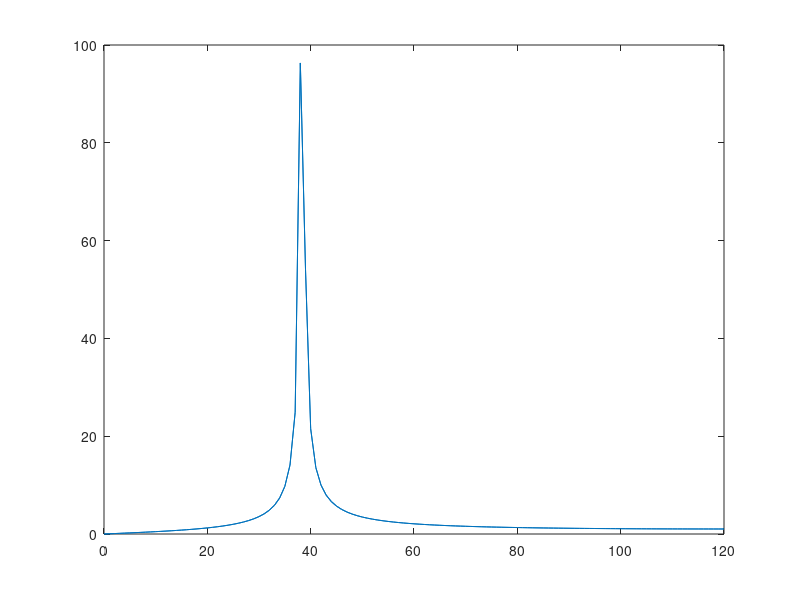
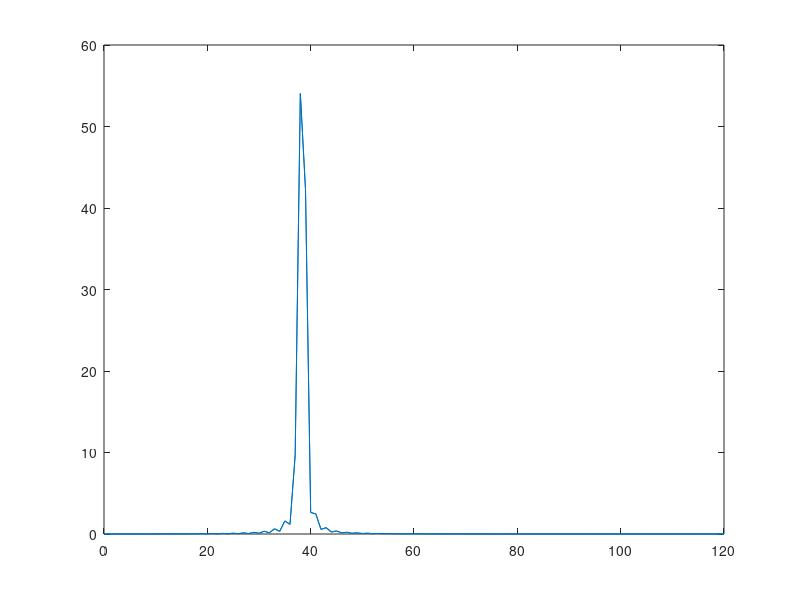
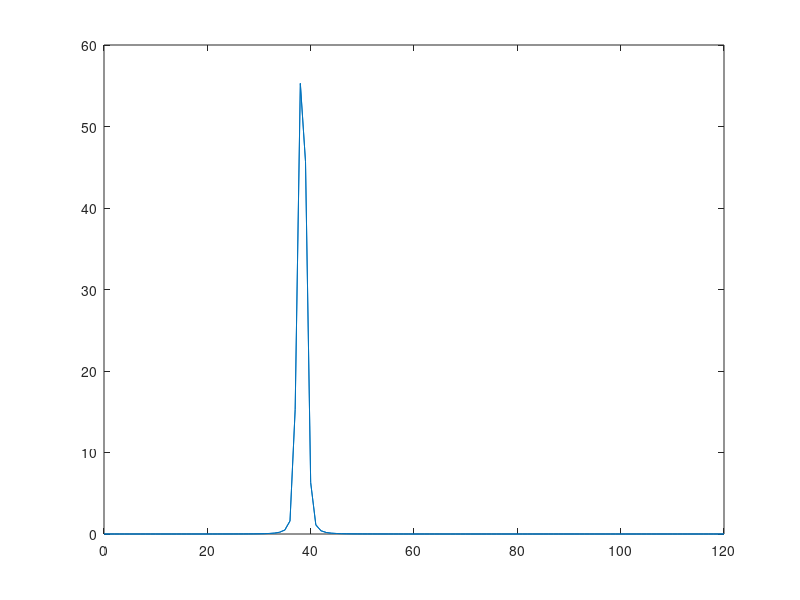
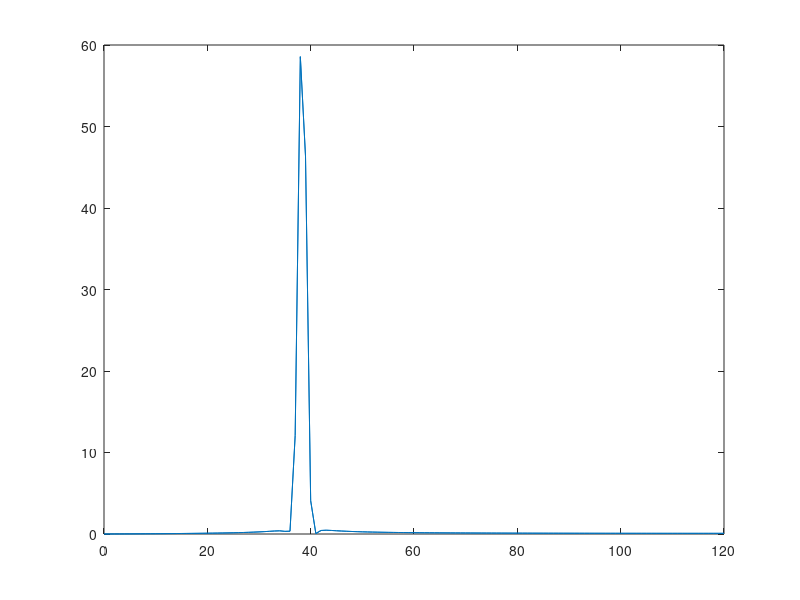

Recreate these plots in MATLAB, in order.
M=120;

% 1.Rectangular window:Wrec(n)=1  -M<=n<=M
Omegac=0.5*pi;
n=-M:M;

wrec=ones(1,2*M+1);
wtri=1-abs(n)/M;
whan=0.5+0.5*cos(n*pi/M);
wham=0.54+0.46*cos(n*pi/M);
wblk=0.42+0.5.*cos(n*pi/M)+0.08*cos(2*pi*n/M);

x=sin(n);

y1=wrec.*x;
y2=wtri.*x;
y3=whan.*x;
y4=wham.*x;
y5=wblk.*x;

w1=abs(fft(y1));
w2=abs(fft(y2));
w3=abs(fft(y3));
w4=abs(fft(y4));
w5=abs(fft(y5));

f1=fftshift(w1);
f2=fftshift(w2);
f3=fftshift(w3);
f4=fftshift(w4);
f5=fftshift(w5);
k=abs(n);
figure("Name","Rectangular Windows");
plot(k,f1);
figure("Name","Triangular Windows");
plot(k,f2);
figure("Name","Hanning Windows");
plot(k,f3);
figure("Name","Hamming Windows");
plot(k,f4);
figure("Name","Blackman Windows");
plot(k,f5);



